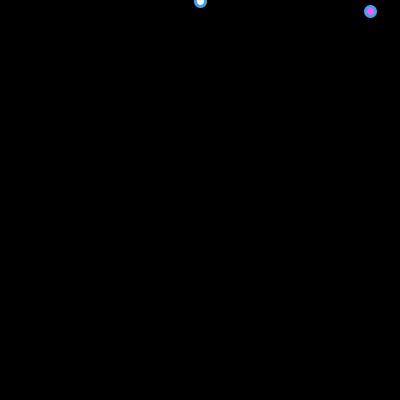
Frame 1 (no input)
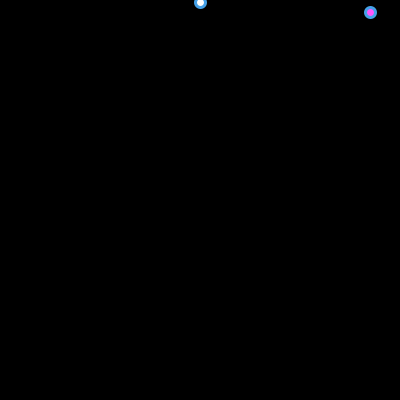
Frame 60 (the mouse pressed at the canvas centre just before this capture)
Frame 120 (the mouse held since frame 60 and released just before this capture): identical to frame 60, image omitted

The Processing sketch that drew these frames (run headless with seeded random() and noise(); from frame 60 on, the mouse is pressed at the canvas centre):

// Processing sketch: functions_2
// ── functions_2.pde
/*
 create a rain drop from Prince
 make the rain drop into a function
 make tons of rain

*/

int y;
color cW;

void setup(){
  size(400, 400);
  y = 0;
  cW = color(255, 255, 255);
  
}

void draw(){
  background(0);
  /*
  fill(229, 88, 255);
  strokeWeight(3);
  stroke(68, 161, 232);
  ellipse(width/2, 0, 10, 10);
  */
  y++;
  rainDrop(width/2, y, cW);
  
  color nother = color(299, 88, 255);
  y = y+ 10;
  rainDrop(width-30, y, nother);
  y = 1;
}

void rainDrop(int x_, int y_, color inner){
  
  fill(inner);
  strokeWeight(3);
  stroke(68, 161, 232);
  ellipse(x_, y_, 10, 10);
  
  
}
